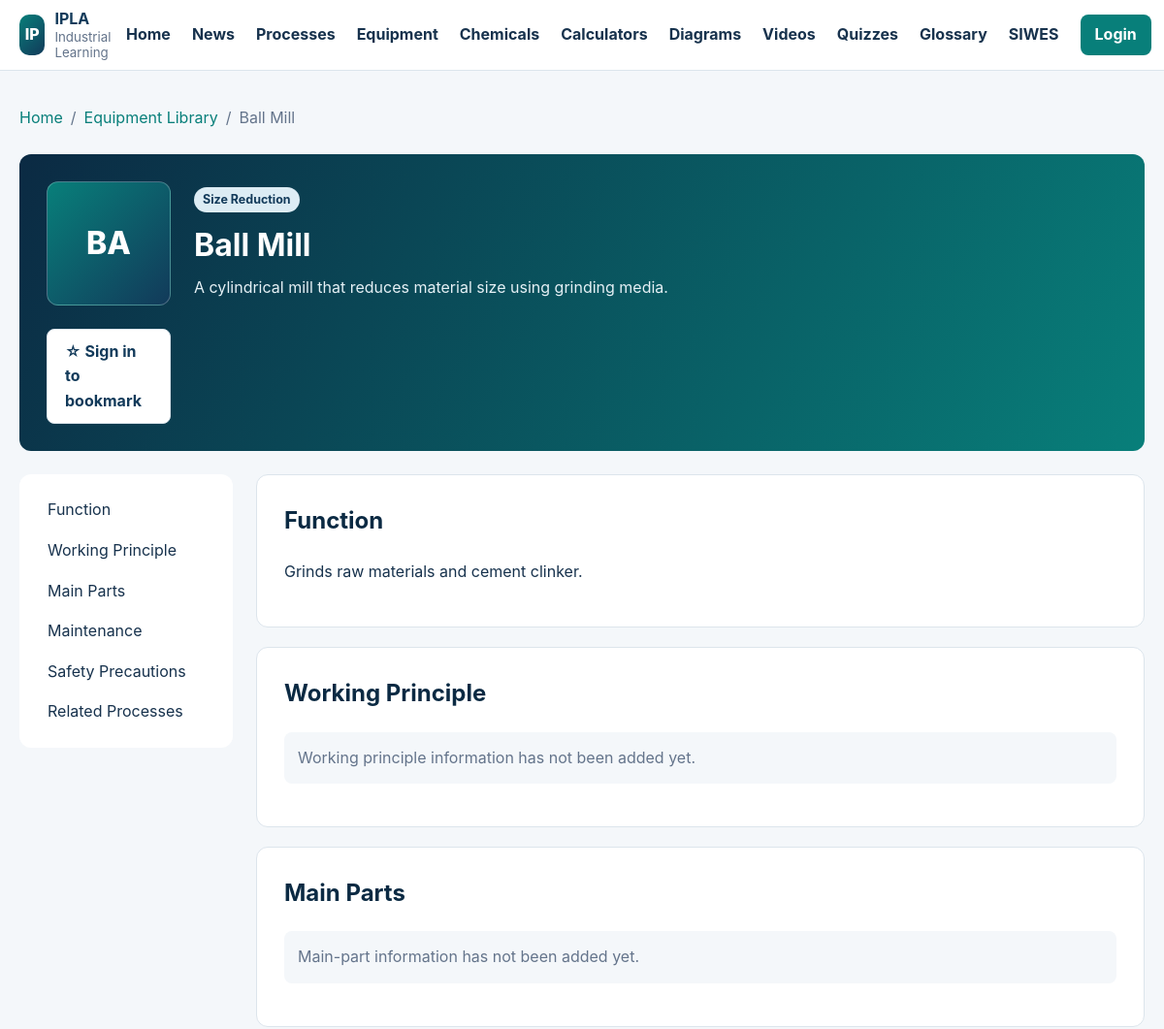
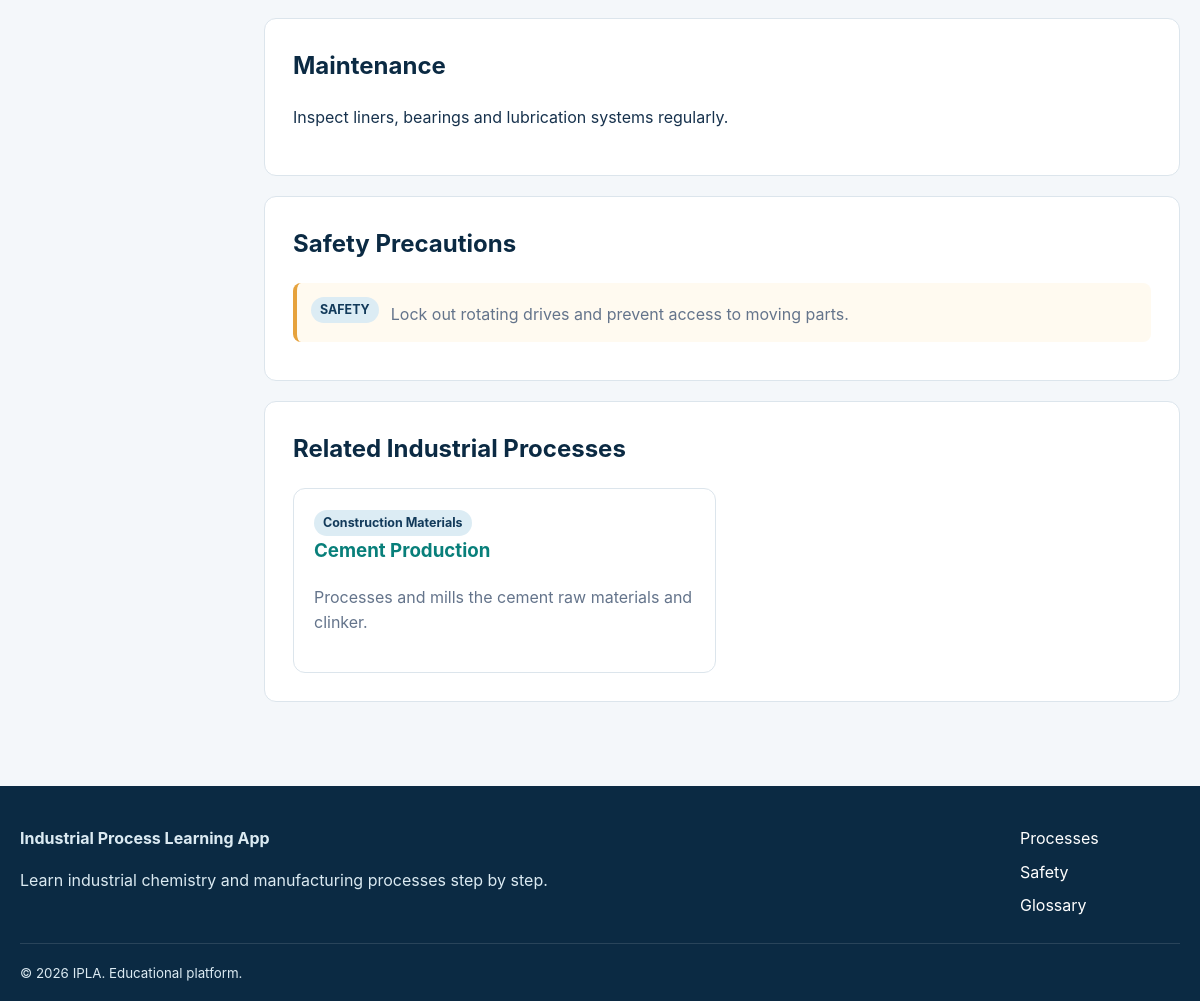
Screenshot of /leaning production/equipment/view.php?id=2 with the database file from the repository (2 pictures, top to bottom).
### tables this page shows
CREATE TABLE equipment (
    id BIGINT UNSIGNED AUTO_INCREMENT PRIMARY KEY,
    name VARCHAR(150) NOT NULL UNIQUE,
    category VARCHAR(100) NULL,
    description TEXT NULL,
    function TEXT NULL,
    working_principle TEXT NULL,
    main_parts TEXT NULL,
    maintenance TEXT NULL,
    safety_precautions TEXT NULL,
    image VARCHAR(255) NULL,
    created_at TIMESTAMP NOT NULL DEFAULT CURRENT_TIMESTAMP,
    updated_at TIMESTAMP NOT NULL DEFAULT CURRENT_TIMESTAMP ON UPDATE CURRENT_TIMESTAMP
);

CREATE TABLE process_equipment (
    id BIGINT UNSIGNED AUTO_INCREMENT PRIMARY KEY,
    process_id BIGINT UNSIGNED NOT NULL,
    equipment_id BIGINT UNSIGNED NOT NULL,
    purpose TEXT NULL,
    created_at TIMESTAMP NOT NULL DEFAULT CURRENT_TIMESTAMP,
    UNIQUE KEY uq_process_equipment (process_id,equipment_id),
    CONSTRAINT fk_process_equipment_process FOREIGN KEY (process_id) REFERENCES processes(id) ON DELETE CASCADE,
    CONSTRAINT fk_process_equipment_item FOREIGN KEY (equipment_id) REFERENCES equipment(id) ON DELETE CASCADE
);

CREATE TABLE processes (
    id BIGINT UNSIGNED AUTO_INCREMENT PRIMARY KEY,
    title VARCHAR(180) NOT NULL,
    slug VARCHAR(190) NOT NULL UNIQUE,
    category VARCHAR(100) NULL,
    short_description VARCHAR(255) NULL,
    description MEDIUMTEXT NULL,
    featured_image VARCHAR(255) NULL,
    status ENUM('draft','published') NOT NULL DEFAULT 'draft',
    created_by BIGINT UNSIGNED NULL,
    created_at TIMESTAMP NOT NULL DEFAULT CURRENT_TIMESTAMP,
    updated_at TIMESTAMP NOT NULL DEFAULT CURRENT_TIMESTAMP ON UPDATE CURRENT_TIMESTAMP,
    CONSTRAINT fk_processes_creator FOREIGN KEY (created_by) REFERENCES users(id) ON DELETE SET NULL
);

### leaning production/config/functions.php (called while the page is built, shortened)
<?php
function e(?string $value): string
{
    return htmlspecialchars($value ?? '', ENT_QUOTES | ENT_SUBSTITUTE, 'UTF-8');
}
function url(string $path = ''): string
{
    $path = '/' . ltrim($path, '/');
    return IPLA_BASE_URL === '' ? $path : IPLA_BASE_URL . $path;
}

### leaning production/equipment/view.php (the view, shortened to what this page needs)
<?php
require_once dirname(__DIR__) . '/config/database.php';
require_once dirname(__DIR__) . '/config/functions.php';
$equipmentId = filter_input(INPUT_GET, 'id', FILTER_VALIDATE_INT);
$statement = $pdo->prepare('SELECT * FROM equipment WHERE id = ? LIMIT 1');
$statement->execute([$equipmentId]);
$equipment = $statement->fetch();
$processStatement = $pdo->prepare(
    'SELECT p.id,p.title,p.slug,p.category,pe.purpose
     FROM process_equipment pe
     JOIN processes p ON p.id = pe.process_id
     WHERE pe.equipment_id = ? AND p.status = "published"
     ORDER BY p.title ASC'
);
$processStatement->execute([$equipmentId]);
$processes = $processStatement->fetchAll();
require dirname(__DIR__) . '/includes/header.php';
?>
<main id="main-content" class="container equipment-detail">
    <nav class="breadcrumbs" aria-label="Breadcrumb">
        <a href="<?= e(url('/index.php')) ?>">Home</a><span aria-hidden="true">/</span>
        <a href="<?= e(url('/equipment/index.php')) ?>">Equipment Library</a><span aria-hidden="true">/</span>
        <span><?= e($equipment['name']) ?></span>
    </nav>
    <header class="equipment-header">
        <div class="equipment-hero-icon" aria-hidden="true"><?= e(strtoupper(substr($equipment['name'], 0, 2))) ?></div>
        <div>
            <?php if (!empty($equipment['category'])): ?>
                <span class="badge"><?= e($equipment['category']) ?></span>
            <?php endif; ?>
            <h1><?= e($equipment['name']) ?></h1>
            <p><?= e($equipment['description'] ?: 'Learn about this item in the IPLA industrial equipment library.') ?></p>
        </div>
        <div class="detail-bookmark-action">
            <?php $bookmarkType='equipment'; $bookmarkId=(int)$equipment['id']; require dirname(__DIR__).'/includes/bookmark_button.php'; ?>
        </div>
    </header>
    <div class="equipment-layout">
        <aside class="equipment-sidebar" aria-label="Equipment sections">
            <nav>
                <a href="#function">Function</a>
                <a href="#working-principle">Working Principle</a>
                <a href="#main-parts">Main Parts</a>
                <a href="#maintenance">Maintenance</a>
                <a href="#safety">Safety Precautions</a>
                <a href="#processes">Related Processes</a>
            </nav>
        </aside>
        <div class="equipment-content">
            <section class="process-section" id="function">
                <h2>Function</h2>
                <?php if (!empty($equipment['function'])): ?>
                    <p><?= nl2br(e($equipment['function'])) ?></p>
                <?php else: ?>
                    <p class="not-provided">Function information has not been added yet.</p>
                <?php endif; ?>
            </section>
            <section class="process-section" id="working-principle">
                <h2>Working Principle</h2>
                <?php if (!empty($equipment['working_principle'])): ?>
                    <p><?= nl2br(e($equipment['working_principle'])) ?></p>
                <?php else: ?>
                    <p class="not-provided">Working principle information has not been added yet.</p>
                <?php endif; ?>
            </section>
            <section class="process-section" id="main-parts">
                <h2>Main Parts</h2>
                <?php if (!empty($equipment['main_parts'])): ?>
                    <p><?= nl2br(e($equipment['main_parts'])) ?></p>
                <?php else: ?>
                    <p class="not-provided">Main-part information has not been added yet.</p>
                <?php endif; ?>
            </section>
            <section class="process-section" id="maintenance">
                <h2>Maintenance</h2>
                <?php if (!empty($equipment['maintenance'])): ?>
                    <p><?= nl2br(e($equipment['maintenance'])) ?></p>
                <?php else: ?>
                    <p class="not-provided">Maintenance information has not been added yet.</p>
                <?php endif; ?>
            </section>
            <section class="process-section" id="safety">
                <h2>Safety Precautions</h2>
                <?php if (!empty($equipment['safety_precautions'])): ?>
                    <div class="safety-card">
                        <span class="badge">SAFETY</span>
                        <p><?= nl2br(e($equipment['safety_precautions'])) ?></p>
                    </div>
                <?php else: ?>
                    <p class="not-provided">Safety precautions have not been added yet.</p>
                <?php endif; ?>
            </section>
            <section class="process-section" id="processes">
                <h2>Related Industrial Processes</h2>
                <?php if ($processes): ?>
                    <div class="info-grid">
                        <?php foreach ($processes as $process): ?>
                            <article class="card info-card">
                                <div class="card-body">
                                    <?php if (!empty($process['category'])): ?>
                                        <span class="badge"><?= e($process['category']) ?></span>
                                    <?php endif; ?>
                                    <h3><a href="<?= e(url('/processes/view.php?id=' . $process['id'])) ?>"><?= e($process['title']) ?></a></h3>
                                    <?php if (!empty($process['purpose'])): ?>
                                        <p><?= nl2br(e($process['purpose'])) ?></p>
                                    <?php endif; ?>
                                </div>
                            </article>
                        <?php endforeach; ?>
                    </div>
                <?php else: ?>
                    <p class="not-provided">No published industrial processes are linked to this equipment.</p>
                <?php endif; ?>
            </section>
        </div>
    </div>
</main>
<?php require dirname(__DIR__) . '/includes/footer.php'; ?>

### leaning production/assets/css/style.css (style rules this page uses)
:root { --navy: #123a5a; --navy-dark: #0b2a43; --teal: #087f7a; --orange: #e6a23c; --sky: #dcecf4; --ink: #17324d; --muted: #64748b; --surface: #ffffff; --background: #f4f7fa; --border: #dce5ec; --success: #1e7e34; --danger: #b42318; --shadow: 0 12px 32px rgba(18, 58, 90, 0.09); --radius: 12px; }
* { box-sizing: border-box; }
html { scroll-behavior: smooth; }
body { margin: 0; font-family: Inter, "Segoe UI", Arial, sans-serif; color: var(--ink); background: var(--background); line-height: 1.6; }
a { color: var(--teal); text-decoration: none; }
.container { width: min(1160px, calc(100% - 32px)); margin-inline: auto; }

### leaning production/assets/css/components.css (style rules this page uses)
.card { border: 1px solid var(--border); border-radius: var(--radius); background: var(--surface); box-shadow: var(--shadow); }
.card-body { padding: 20px; }
.badge { display: inline-block; padding: 3px 9px; border-radius: 999px; color: var(--navy); background: var(--sky); font-size: .78rem; font-weight: 750; }
.breadcrumbs { display: flex; flex-wrap: wrap; gap: 8px; margin-bottom: 24px; color: var(--muted); }
.breadcrumbs a { color: var(--teal); }
.process-section { scroll-margin-top: 96px; padding: 28px; margin-bottom: 20px; border: 1px solid var(--border); border-radius: var(--radius); background: white; }
.process-section h2 { margin-top: 0; color: var(--navy-dark); }
.info-grid { display: grid; grid-template-columns: repeat(2,minmax(0,1fr)); gap: 12px; }
.info-card { box-shadow: none; }
.info-card h3 { margin-top: 0; }
.info-card p { color: var(--muted); }
.safety-card { display: flex; gap: 12px; align-items: start; padding: 14px; margin-bottom: 10px; border-left: 4px solid var(--orange); border-radius: 8px; background: #fffaf0; }
.safety-card p { margin: 5px 0 0; color: var(--muted); }
.not-provided { padding: 14px; border-radius: 8px; color: var(--muted); background: var(--background); }
.library-card-icon,.equipment-hero-icon { display: grid; place-items: center; color: white; font-weight: 850; background: linear-gradient(135deg,var(--teal),var(--navy)); }
.equipment-detail { padding-top: 36px; }
.equipment-header { display: grid; grid-template-columns: 128px minmax(0,1fr); gap: 24px; align-items: center; padding: 28px; margin-bottom: 24px; border-radius: var(--radius); color: white; background: linear-gradient(120deg,var(--navy-dark),var(--teal)); }
.equipment-header h1 { margin: 8px 0 6px; }
.equipment-header p { margin: 0; color: #e5f0f5; }
.equipment-hero-icon { width: 128px; height: 128px; border-radius: var(--radius); border: 1px solid rgba(255,255,255,.25); font-size: 2rem; }
.equipment-layout { display: grid; grid-template-columns: 220px minmax(0,1fr); gap: 24px; align-items: start; }
.equipment-content { min-width: 0; }
.equipment-sidebar { position: sticky; top: 96px; padding: 16px; border-radius: var(--radius); background: white; }
.equipment-sidebar nav { display: grid; }
.equipment-sidebar a { padding: 8px 10px; border-left: 3px solid transparent; color: var(--ink); }
.detail-bookmark-action { align-self: end; }

### rows the page displays
equipment: name "Ball Mill", name "BA", category "Size Reduction", description "A cylindrical mill that reduces material size using grinding media.", function "Grinds raw materials and cement clinker.", maintenance "Inspect liners, bearings and lubrication systems regularly.", safety_precautions "Lock out rotating drives and prevent access to moving parts."
process_equipment: process.category "Construction Materials", process.title "Cement Production", purpose "Processes and mills the cement raw materials and clinker."

### other values shown
IPLA_APP_SHORT_NAME "IPLA"
IPLA_APP_NAME "Industrial Process Learning App"
